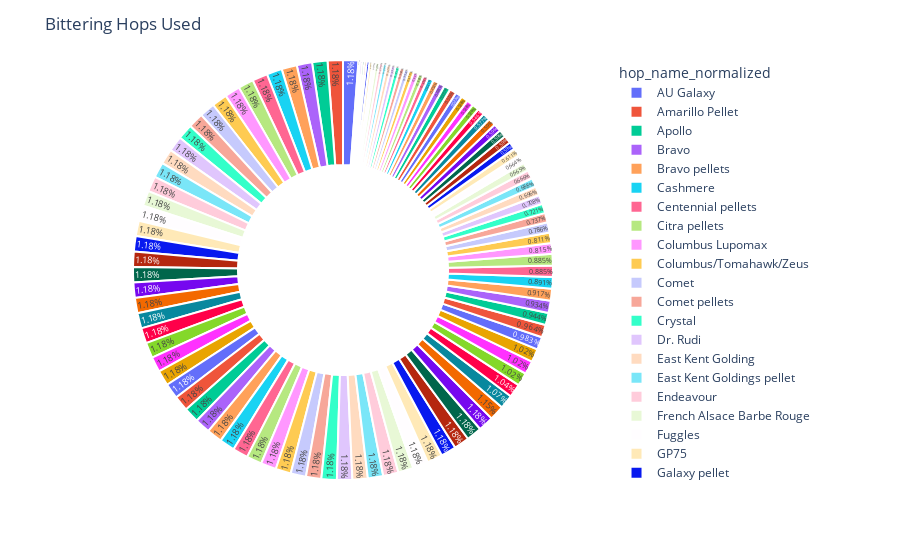

Write notebook code for a chart like this one.
### Code cell
avg_hops_ipa = avg_hops[avg_hops['style_group'] == 'IPA'].copy()
avg_hops_ipa_bitter = avg_hops_ipa[avg_hops_ipa['hop_type'] == 'bittering'].copy()
plot_donut(data=avg_hops_ipa_bitter, names_col='hop_name_normalized', values_col='pct', title='Bittering Hops Used')

### Figure 1 — Plotly figure (JSON) as saved in the notebook; plotly's stock layout.template omitted (floating-point values rounded to 4 significant figures)
{"data": [{"domain": {"x": [0, 1], "y": [0, 1]}, "hole": 0.5, "hovertemplate": "%{label}: %{value:.2f}<extra></extra>", "labels": ["AU Galaxy", "Ahtanum", "Amarillo", "Amarillo Pellet", "Amarillo pellet", "Amarillo pellets", "Amarillo whole", "Apollo", "Bravo", "Bravo pellets", "CTZ", "Cascade", "Cascade Pellets", "Cascade pellet", "Cascade pellets", "Cashmere", "Centennial", "Centennial Pellets", "Centennial pellets", "Centennial whole", "Centennial/Warrior whole", "Challenger Pellets", "Challenger pellet", "Chinook", "Chinook pellet", "Citra", "Citra pellets", "Columbus", "Columbus Lupomax", "Columbus Pellets", "Columbus pellet", "Columbus pellets", "Columbus whole", "Columbus whole leaf", "Columbus/Tomahawk/Zeus", "Comet", "Comet pellets", "Crystal", "Dr. Rudi", "E.K. Golding Pellets", "E.K. Goldings pellet", "East Kent Golding", "East Kent Goldings", "East Kent Goldings pellet", "El Dorado", "Endeavour", "French Alsace Barbe Rouge", "Fuggle", "Fuggles", "Fuggles whole", "GP75", "Galaxy", "Galaxy pellet", "Galena", "German Magnum", "German Tradition", "Goldings whole", "Goldings, East Kent", "Gypsum", "Hallertau Blanc", "Hallertau Magnum", "Hallertau Mittelfr\\u00fch pellets", "Hop Blend*", "Horizon", "Horizon Pellets", "Horizon pellet", "Jarrylo", "Kent Goldings", "Kent Goldings pellet", "Kent Goldings whole", "Liberty", "Magnum", "Magnum pellets", "Mosaic", "Mosaic pellets", "Mosaic/Simcoe", "Motueka", "Mt. Hood", "Nelson Sauvin", "Northdown", "Northern Brewer", "Northern Brewer Hopshot\\u2122 extract", "Northern Brewer pellets", "Nugget", "Nugget pellet", "Nugget pellets", "Pacific Jade", "Polaris", "Simcoe", "Simcoe pellet", "Simcoe pellets", "Southern Cross", "Styrian Goldings pellet", "Summit", "Summit pellet", "Super Pride", "Target", "U.S. Goldings pellets", "US Magnum", "Victoria", "Warrior", "Warrior Pellets", "Warrior or Magnum", "Warrior pellet", "Warrior pellets", "Warrior whole", "Willamette", "Willamette whole", "Wye Challenger pellets", "Zamba pellets", "Zamba\\u2122", "Zeus", "Zythos", "any hop of your choice", "bittering"], "legendgroup": "", "marker": {"line": {"color": "white", "width": 2}}, "name": "", "showlegend": true, "textinfo": "percent", "textposition": "inside", "type": "pie", "values": [100, 50, 68.75, 100, 83.33, 38.46, 61.11, 100, 100, 100, 75, 90.85, 28.57, 62.5, 44.33, 100, 69.11, 14.29, 100, 44.44, 58.33, 48.89, 43.5, 59.02, 51.79, 81.75, 100, 75.53, 100, 14.29, 50, 14.09, 31.94, 50, 100, 100, 100, 100, 100, 27.78, 25.0, 100, 80.05, 100, 33.33, 100, 100, 77.78, 100, 56.3, 100, 79.17, 100, 25.0, 66.67, 100, 75, 100, 30, 100, 100, 100, 100, 86.67, 23.33, 60, 100, 100, 56.5, 37.4, 100, 88.04, 29.91, 86.67, 100, 100, 100, 44.44, 100, 100, 100, 100, 9.615, 97.44, 100, 100, 100, 50, 56.39, 30.0, 18.64, 100, 44.44, 33.04, 100, 100, 100, 100, 21.38, 100, 86.45, 42.86, 100, 40.75, 19.23, 33.33, 100, 46.3, 100, 100, 50, 100, 100, 100, 100]}], "layout": {"legend": {"title": {"text": "hop_name_normalized"}, "tracegroupgap": 0}, "margin": {"t": 60}, "title": {"text": "Bittering Hops Used"}}}
